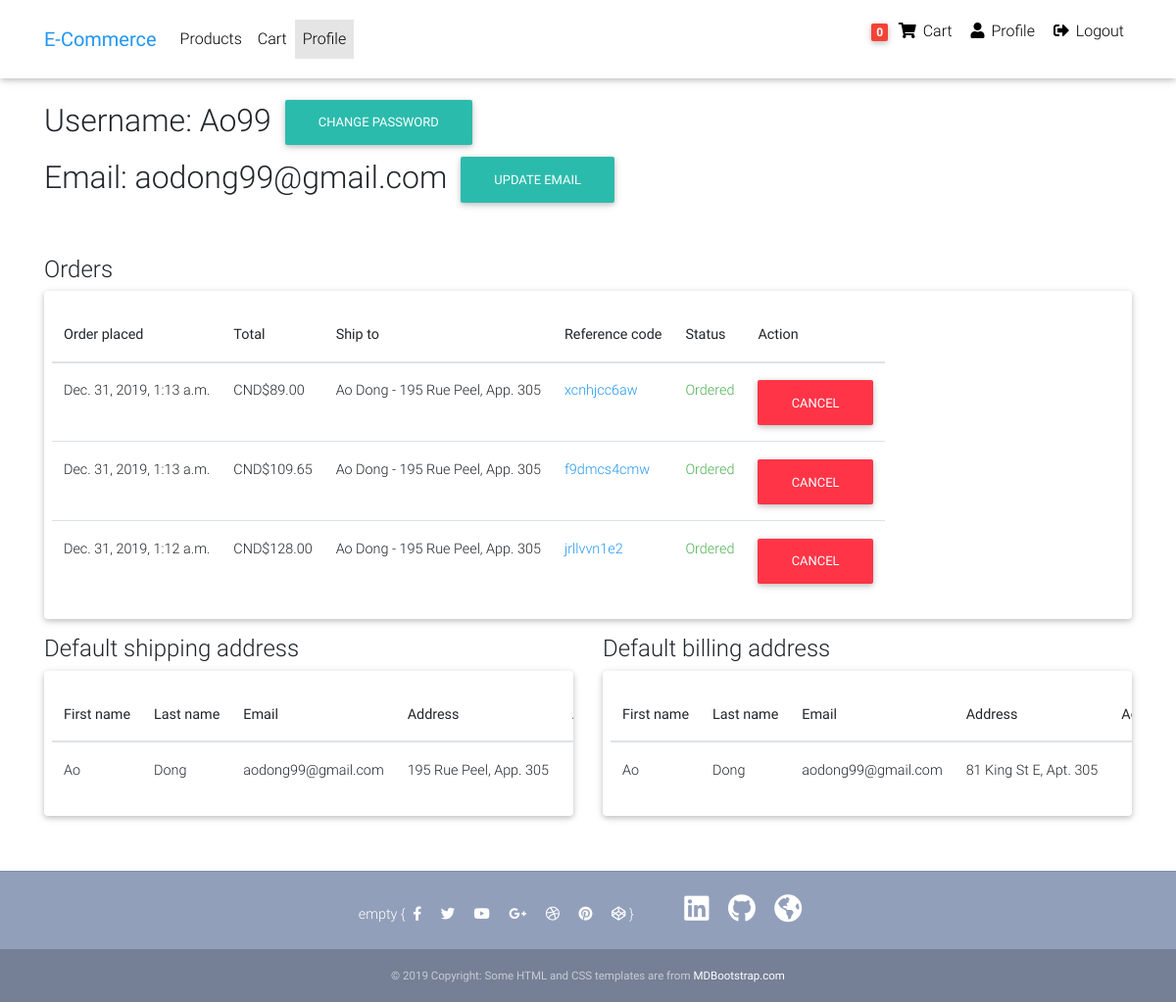
/profile/ (signed in), run on the app's committed database.
### orders/models.py (models this page shows, shortened)
class Order(models.Model):
    user        = models.ForeignKey(settings.AUTH_USER_MODEL,
                             on_delete=models.CASCADE)
    ref_code    = models.CharField(max_length=20, blank=True, null=False)
    cart        = models.ForeignKey(Cart,
                             on_delete=models.SET_NULL, blank=True, null=True)
    address     = models.ForeignKey(Address,
                             on_delete=models.SET_NULL, blank=True, null=True)
    payment     = models.ForeignKey(Payment,
                             on_delete=models.SET_NULL, blank=True, null=True)
    ordered     = models.BooleanField(default=False)
    canceled    = models.BooleanField(default=False)
    def get_show_items_url(self):
        return reverse('accounts:show-items', kwargs={'ref_code': self.ref_code})
    def get_cancel_order_url(self):
        return reverse('accounts:cancel-order', kwargs={'ref_code': self.ref_code})

class Payment(models.Model):
    user        = models.ForeignKey(settings.AUTH_USER_MODEL,
                             on_delete=models.SET_NULL, blank=True, null=True)
    charge_id   = models.CharField(max_length=50)
    amount      = models.DecimalField(max_digits=100, decimal_places=2)
    ordered_date= models.DateTimeField(auto_now_add=True)
    address     = models.ForeignKey(Address,
                             on_delete=models.SET_NULL, blank=True, null=True)

class Cart(models.Model):
    user        = models.ForeignKey(settings.AUTH_USER_MODEL,
                             on_delete=models.CASCADE)
    items       = models.ManyToManyField(OrderItem)
    start_date  = models.DateTimeField(auto_now_add=True)
    ordered     = models.BooleanField(default=False)
    coupon      = models.ForeignKey(Coupon,
                             on_delete=models.SET_NULL, blank=True, null=True)
    def get_total_price_without_coupon(self):
        total_price = 0
        for order_item in self.items.all():
            total_price += order_item.get_total_item_price()
        return total_price
    def get_coupon_off(self):
        coupon_off= 0
        try:
            off_value = self.coupon.off_value
            coupon_off += off_value
        except:
            pass
        try:
            off_percent = self.coupon.off_percent
            coupon_off += off_percent* self.get_total_price_without_coupon()
            coupon_off = round(coupon_off, 2)
        except:
            pass
        return coupon_off
    def get_total_price(self):
        return self.get_total_price_without_coupon() - self.get_coupon_off()

class OrderItem(models.Model):
    user        = models.ForeignKey(settings.AUTH_USER_MODEL,
                             on_delete=models.CASCADE)
    item        = models.ForeignKey(Item, on_delete=models.CASCADE)
    quantity    = models.IntegerField(default=1)
    ordered     = models.BooleanField(default=False)
    def get_total_item_price(self):
        if self.item.discount_price:
            price = self.item.discount_price
        else:
            price = self.item.price
        return self.quantity * price

class Coupon(models.Model):
    code        = models.CharField(max_length=15)
    off_value   = models.DecimalField(max_digits=10, decimal_places=2, blank=True, null=True)
    off_percent = models.DecimalField(max_digits=10, decimal_places=2, blank=True, null=True)

### products/models.py (models this page shows, shortened)
class Item(models.Model):
    title = models.CharField(max_length=100)
    price = models.DecimalField(max_digits=100, decimal_places=2)
    discount_price = models.DecimalField(
        blank=True, null=True, max_digits=100, decimal_places=2)
    category = models.ManyToManyField(Category)
    gender = models.ManyToManyField(Gender)
    slug = models.SlugField()
    description = models.TextField()
    photo = models.ImageField(upload_to='products')

### accounts/models.py (models this page shows, shortened)
class Address(models.Model):
    user        = models.ForeignKey(settings.AUTH_USER_MODEL,
                             on_delete=models.CASCADE)
    first_name  = models.CharField(max_length = 50, null = False)
    last_name   = models.CharField(max_length = 50, null = False)
    email       = models.EmailField(max_length = 50, null = False)
    address     = models.CharField(max_length = 100, null = False)
    address2    = models.CharField(blank = True, null = False, max_length = 50)
    city        = models.CharField(max_length = 50, null = False)
    state       = models.CharField(blank = True, null = False, max_length = 50)
    country     = CountryField()
    zip         = models.CharField(max_length = 50, null = False)

### accounts/views.py (the view, shortened to what this page needs)
# urls.py: path('profile/', ProfileView.as_view(), name='profile'),
class ProfileView(LoginRequiredMixin, View):
    template_name = "accounts/profile.html"
    def get(self, request, *args, **kwargs):
        userprofile = request.user.userprofile
        try:
            ref_code = kwargs['ref_code']
        except:
            ref_code = None
        try:
            default_ship = userprofile.default_ship
        except ObjectDoesNotExist:
            default_ship = None
        try:
            default_bill = userprofile.default_bill
        except ObjectDoesNotExist:
            default_bill = None
        order_list = Order.objects.filter(user=request.user).order_by('-id')
        context = {
            'default_ship': default_ship,
            'default_bill': default_bill,
            'order_list': order_list,
            'ref_code': ref_code,
        }
        return render(request, self.template_name, context)

### orders/templatetags/cart_template_tags.py (called while the page is built)
@register.filter
def cart_item_count(user):
    if user.is_authenticated:
        queryset = Cart.objects.filter(user=user, ordered=False)
        if queryset.exists():
            count = 0
            for item in queryset[0].items.all():
                count += item.quantity
            return count
    return 0

### accounts/templates/accounts/profile.html (shortened to what this page needs)
{% extends "base.html" %}
{% block content %}
<main>
    <div class="container">
        <h2 class="mt-4 mb-5">
            <div class="mr-5">
                Username: {{ user.username }}
                <a class="btn btn-default" href="{% url 'account_change_password' %}" >Change password</a>
            </div>
            <div class="mr-5">
                Email:
                {% if user.email %}
                    {{ user.email }}
                {% else %}
                    -
                {% endif %}
                <a class="btn btn-default" href="{% url 'account_email' %}" >Update email</a>
            </div>
        </h2>
        <h4>Orders</h4>
        <div class="card mb-3">
            <div class="table-responsive text-nowrap mt-3 mb-1 pr-2 pl-2">
                {% if order_list.exists %}
                <table class="table w-auto">
                    <thead>
                        <tr>
                            <th scope="col">Order placed</th>
                            <th scope="col">Total</th>
                            <th scope="col">Ship to</th>
                            <th scope="col">Reference code</th>
                            <th scope="col">Status</th>
                            <th scope="col">Action</th>
                        </tr>
                    </thead>
                    <tbody>
                        {% for order in order_list %}
                        <tr>
                            <td scope="row">
                                {% if order.payment.ordered_date %}
                                    {{ order.payment.ordered_date }}
                                {% else %}
                                    In process
                                {% endif %}
                            </td>
                            <td scope="row">CND${{ order.cart.get_total_price }}</td>
                            <td scope="row">{{ order.address.first_name }} {{ order.address.last_name }} - {{ order.address.address }}</td>
                            <td scope="row">
                                <a href="{{ order.get_show_items_url }}">
                                    <span class="blue-text">{{ order.ref_code }}</span>
                                </a>
                            </td>
                            <td scope="row">
                            {% if order.canceled %}
                                <span class="red-text">Canceled</span>
                            {% elif order.ordered %}
                                <span class="green-text">Ordered</span>
                            {% else %}
                                <span class="blue-text">In process</span>
                            {% endif %}
                            </td>
                            <td scope="row">
                            {% if order.canceled %}
                                <a class="btn btn-default" href="{{ order.get_reorder_url }}">Reorder</a>
                            {% elif order.ordered %}
                                <a class="btn btn-danger" href="{{ order.get_cancel_order_url }}">Cancel</a>
                            {% else %}
                                <a class="btn btn-primary" href="{% url 'orders:checkout' %}">Checkout</a>
                            {% endif %}
                            </td>
                        </tr>
                        {% endfor %}
                    </tbody>
                </table>
                {% else %}
                <h5>You don't have any orders.</h5>
                {% endif %}
            </div>
        </div>
        <div class="row">
            <div class="col-md-6 mb-3">
                <h4>Default shipping address</h4>
                <div class="card">
                    <div class="table-responsive text-nowrap mt-3 mb-1 pr-2 pl-2">
                        {% if default_ship != None %}
                        <table class="table w-auto">
                            <thead>
                                <tr>
                                    <th scope="col">First name</th>
                                    <th scope="col">Last name</th>
                                    <th scope="col">Email</th>
                                    <th scope="col">Address</th>
                                    <th scope="col">Address2</th>
                                </tr>
                            </thead>
                            <tbody>
                                <tr>
                                    <td scope="row">{{ default_ship.first_name }}</td>
                                    <td scope="row">{{ default_ship.last_name }}</td>
                                    <td scope="row">{{ default_ship.email }}</td>
                                    <td scope="row">{{ default_ship.address }}</td>
                                    <td scope="row">{{ default_ship.address2 }}</td>
                                </tr>
                            </tbody>
                        </table>
                        {% else %}
                        <h5>You don't have a saved shipping address.</h5>
                        {% endif %}
                    </div>
                </div>
            </div>
            <div class="col-md-6 mb-3">
                <h4>Default billing address</h4>
                <div class="card mb-3">
                    <div class="table-responsive text-nowrap mt-3 mb-1 pr-2 pl-2">
                        {% if default_bill != None %}
                        <table class="table w-auto">
                            <thead>
                                <tr>
                                    <th scope="col">First name</th>
                                    <th scope="col">Last name</th>
                                    <th scope="col">Email</th>
                                    <th scope="col">Address</th>
                                    <th scope="col">Address2</th>
                                </tr>
                            </thead>
                            <tbody>
                                <tr>
                                    <td scope="row">{{ default_bill.first_name }}</td>
                                    <td scope="row">{{ default_bill.last_name }}</td>
                                    <td scope="row">{{ default_bill.email }}</td>
                                    <td scope="row">{{ default_bill.address }}</td>
                                    <td scope="row">{{ default_bill.address2 }}</td>
                                </tr>
                            </tbody>
                        </table>
                        {% else %}
                        <h5>You don't have a saved shipping address.</h5>
                        {% endif %}
                    </div>
                </div>
            </div>
        </div>
    </div>
</main>
{% endblock content %}

### templates/navbar.html (shortened to what this page needs)
{% load cart_template_tags %}
<nav class="navbar fixed-top navbar-expand-sm navbar-light white scrolling-navbar">
    <div class="container">
      <a class="navbar-brand waves-effect" href="/">
        <strong class="blue-text">E-Commerce</strong>
      </a>
      <div class="collapse navbar-collapse" id="navbarSupportedContent">
        <ul class="navbar-nav mr-auto">
          <li class="nav-item {% if 'products' in request.path  or 'category' in request.path or 'gender' in request.path or request.path == '/' %}active{% endif %}">
            <a class="nav-link waves-effect" href="/">Products</a>
          </li>
          {% if request.user.is_authenticated %}
          <li class="nav-item {% if request.path == "/cart/" %}active{% endif %}">
            <a class="nav-link waves-effect" href="{% url 'orders:cart' %}">
            Cart</a>
          </li>
          <li class="nav-item {% if request.path == "/profile/" %}active{% endif %}">
            <a class="nav-link waves-effect" href="{% url 'accounts:profile' %}">
            Profile</a>
          </li>
          {% endif %}
        </ul>
        <ul class="navbar-nav nav-flex-icons">
          {% if request.user.is_authenticated %}
            <li class="nav-item">
              <a class="nav-link waves-effect" href="{% url 'orders:cart' %}">
                <span class="badge red z-depth-1 mr-1"> {{ request.user|cart_item_count }} </span>
                <i class="fas fa-shopping-cart"></i>
                <span class="clearfix d-none d-sm-inline-block"> Cart </span>
              </a>
            </li>
            <li class="nav-item">
              <a class="nav-link waves-effect" href="{% url 'accounts:profile' %}">
                <i class="fas fa-user"></i>
                <p class="clearfix d-none d-sm-inline-block"> Profile </p>
              </a>
            </li>
            <li class="nav-item">
              <a class="nav-link waves-effect" href="{% url 'account_logout' %}">
                <i class="fas fa-sign-out-alt"></i>
                <p class="clearfix d-none d-sm-inline-block"> Logout </p>
              </a>
            </li>
          {% endif %}
        </ul>
      </div>
    </div>
  </nav>

### static_files/css/style.css (style rules this page uses)
html, body, .view { height: 100%; }

### templates/base.html (style rules this page uses)
html, body, header, .carousel { height: 60vh; }

### data on the page
Order: payment.ordered_date "Dec. 31, 2019, 1:13 a.m.", cart.get_total_price "89.00", address.first_name "Ao", address.last_name "Dong", address.address "195 Rue Peel, App. 305", ref_code "xcnhjcc6aw", canceled "Ordered"
Order: payment.ordered_date "Dec. 31, 2019, 1:13 a.m.", cart.get_total_price "109.65", address.first_name "Ao", address.last_name "Dong", address.address "195 Rue Peel, App. 305", ref_code "f9dmcs4cmw", canceled "Ordered"
Order: payment.ordered_date "Dec. 31, 2019, 1:12 a.m.", cart.get_total_price "128.00", address.first_name "Ao", address.last_name "Dong", address.address "195 Rue Peel, App. 305", ref_code "jrllvvn1e2", canceled "Ordered"
Address: first_name "Ao", last_name "Dong", email "aodong99@gmail.com", address "195 Rue Peel, App. 305"
Address: first_name "Ao", last_name "Dong", email "aodong99@gmail.com", address "81 King St E, Apt. 305"

### other printed values
{{ request.user|cart_item_count }} "0"
{{ user.username }} "Ao99"
{{ user.email }} "aodong99@gmail.com"
